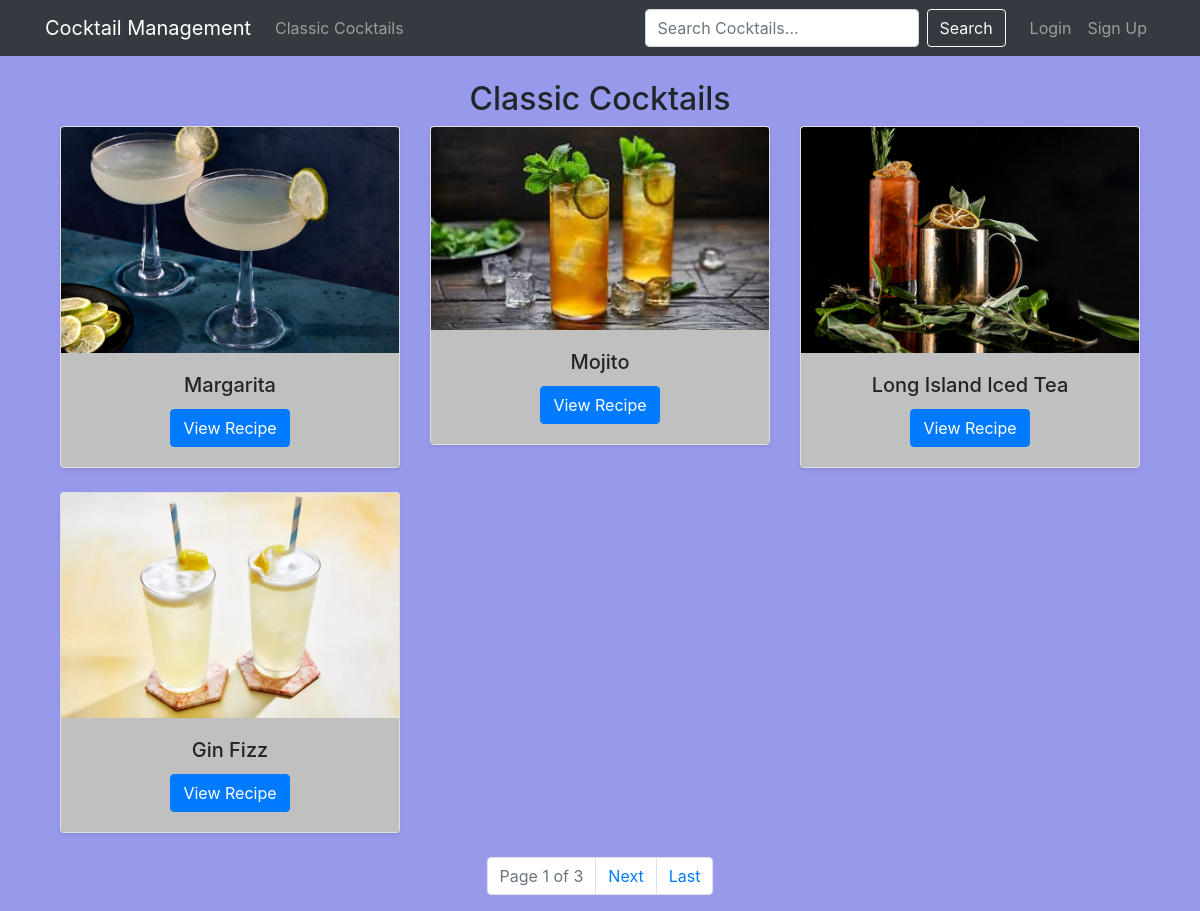
Screenshot of /cocktails/cocktails/ with the database file from the repository.
### cocktails/models.py (models this page shows, shortened)
class Cocktail(models.Model):
    name = models.CharField(max_length=100)
    original_cocktail = models.ForeignKey('self', null=True, blank=True, on_delete=models.SET_NULL)
    bartender = models.ForeignKey(User, on_delete=models.SET_NULL, null=True, blank=True)
    category = models.ForeignKey(CocktailCategory, on_delete=models.CASCADE)
    instructions = models.TextField()
    image = models.ImageField(upload_to='cocktails', blank=True, null=True)
    glass_type = models.CharField(max_length=100)
    ALCOHOLIC_STRENGTH = [
        ('None', 'None'),
        ('Light', 'Light'),
        ('Medium', 'Medium'),
        ('Strong', 'Strong'),
    ]
    alcoholic_strength = models.CharField(max_length=10, choices=ALCOHOLIC_STRENGTH, default='Medium')
    is_classic = models.BooleanField(default=False)

### cocktails/views.py (the view)
# urls.py: path('cocktails/', views.cocktail_list, name='cocktail-list'),
def cocktail_list(request):
    cocktails = Cocktail.objects.filter(is_classic=True)  # Only show classic cocktails
    paginator = Paginator(cocktails, 4)
    page_number = request.GET.get("page")
    paged_cocktails = paginator.get_page(page_number)
    context = {"cocktails": paged_cocktails}
    return render(request, "cocktails/cocktail_list.html", context)

### cocktails/templates/cocktails/cocktail_list.html (shortened to what this page needs)
{% extends 'base.html' %}
{% block content %}
<div class="container mt-4">
    <h2 class="text-center">Classic Cocktails</h2>
    <div class="row">
        {% for cocktail in cocktails %}
        <div class="col-md-4">
            <div class="card mb-4 shadow-sm">
                <img src="{{ cocktail.image.url }}" class="card-img-top img-fluid" style="max-height: 250px; object-fit: cover;" alt="{{ cocktail.name }}">
                <div class="card-body text-center">
                    <h5 class="card-title">{{ cocktail.name }}</h5>
                    <a href="{% url 'cocktail-detail' cocktail.id %}" class="btn btn-primary">View Recipe</a>
                </div>
            </div>
        </div>
        {% empty %}
        <p class="text-center">No classic cocktails found.</p>
        {% endfor %}
    </div>
    <nav aria-label="Page navigation">
        <ul class="pagination justify-content-center">
            <li class="page-item disabled">
                <span class="page-link">Page {{ cocktails.number }} of {{ cocktails.paginator.num_pages }}</span>
            </li>
            {% if cocktails.has_next %}
                <li class="page-item">
                    <a class="page-link" href="?page={{ cocktails.next_page_number }}">Next</a>
                </li>
                <li class="page-item">
                    <a class="page-link" href="?page={{ cocktails.paginator.num_pages }}">Last</a>
                </li>
            {% endif %}
        </ul>
    </nav>
</div>
{% endblock %}

### cocktails/static/css/style.css (style rules this page uses)
body { background-color: #9799EA; }
.card-body { background-color: Silver; }

### rows the page displays
Cocktail: image (picture), name "Margarita"
Cocktail: image (picture), name "Mojito"
Cocktail: image (picture), name "Long Island Iced Tea"
Cocktail: image (picture), name "Gin Fizz"

### other values shown
{{ cocktails.number }} "1"
{{ cocktails.paginator.num_pages }} "3"
